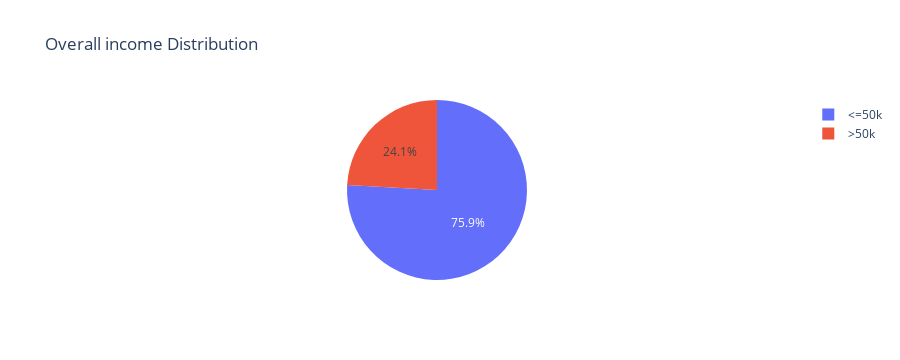
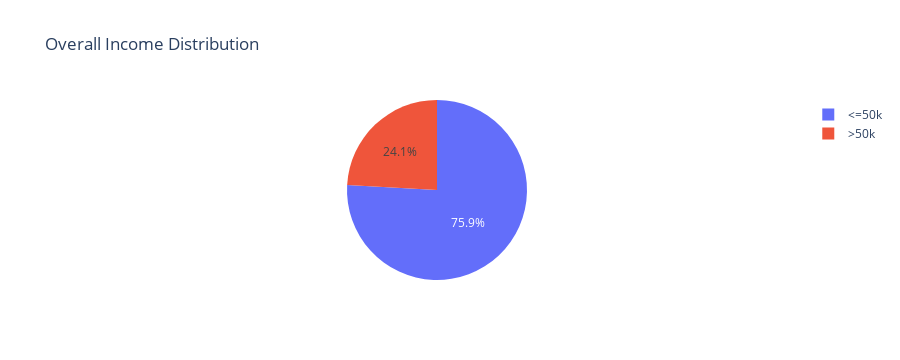

The notebook cell these images were saved under, in order:
### Code cell
fig = px.pie(
    adult_df_income,
    names='income',
    values='total',
    title='Overall income Distribution',
    color_discrete_sequence=['#636EFA', '#EF553B']  # example: blue and red
)
fig.show()
fig = px.pie(adult_df_income, names='income' , values='total', title='Overall Income Distribution',color_discrete_sequence=['#636EFA', '#EF553B'])
fig.show()
fig.write_image(os.path.join(results_dir, 'income_distribution_pie_chart.jpg'))
fig.write_image(os.path.join(results_dir, 'income_distribution_pie_chart.png'))
fig.write_html(os.path.join(results_dir, 'income_distribution_pie_chart.html'))

### Figure 1 — Plotly figure (JSON) as saved in the notebook; plotly's stock layout.template omitted (floating-point values rounded to 4 significant figures)
{"data": [{"domain": {"x": [0, 1], "y": [0, 1]}, "hovertemplate": "income=%{label}<br>total=%{value}<extra></extra>", "labels": ["<=50k", ">50k"], "legendgroup": "", "name": "", "showlegend": true, "type": "pie", "values": [24677, 7836]}], "layout": {"height": 360, "legend": {"tracegroupgap": 0}, "piecolorway": ["#636EFA", "#EF553B"], "title": {"text": "Overall income Distribution"}}}

### Figure 2 — Plotly figure (JSON) as saved in the notebook; plotly's stock layout.template omitted (floating-point values rounded to 4 significant figures)
{"data": [{"domain": {"x": [0, 1], "y": [0, 1]}, "hovertemplate": "income=%{label}<br>total=%{value}<extra></extra>", "labels": ["<=50k", ">50k"], "legendgroup": "", "name": "", "showlegend": true, "type": "pie", "values": [24677, 7836]}], "layout": {"height": 360, "legend": {"tracegroupgap": 0}, "piecolorway": ["#636EFA", "#EF553B"], "title": {"text": "Overall Income Distribution"}}}
